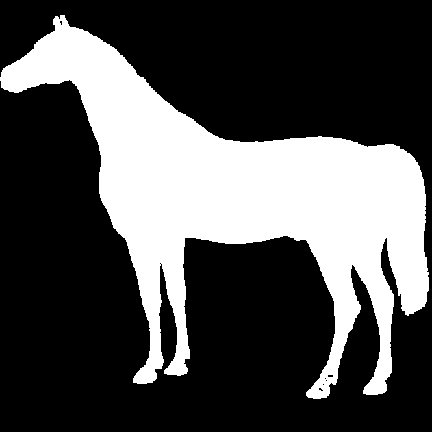
%> input picture demopic/horse-1.gif, 432 x 432 px
$ octave drawfigure.m   (GNU Octave 9; MATLAB toolbox functions it lacks are replaced by stand-ins)
%> lines starting %> are read from the running program, lines starting %| are printed output that depends on the picture; in (x1, y1, x2, y2) boxes, pixels count from 0 and x2, y2 are one past the last pixel; in counts of white or black regions, pixels touching at a corner belong together; the program's own positions count from 1
### MakeSimpleRF.m
function [rf,out] = MakeSimpleRF(rfsize, degrees, grid)
%> called with rfsize = 9, grid = [6 6]
  if ~exist('grid','var')
    grid = [1,length(degrees)];
  end
  [x,y] = meshgrid(1:rfsize);
  x = x - ceil(rfsize/2);
  y = y - ceil(rfsize/2);
  rf = zeros(rfsize,rfsize,length(degrees));
  for i = 1:length(degrees)
    a = degrees(i) * pi / 180;
    x1 = x * cos(a) - y * sin(a);
    y1 = x * sin(a) + y * cos(a);
    rf(:,:,i) = sin(y1*1.5*pi/rfsize) .* exp(-(x1.^2+y1.^2)/rfsize/rfsize*7);
  end
  out = ones(grid(1)*73-1,grid(2)*73-1,3);
  for x = 1:grid(2)
    for y = 1:grid(1)
      k = x + (y-1)*grid(2);
      red = imresize(rf(:,:,k),[72,72]);
      blue = red;
      green = red * 0;
      red(red<0) = 0;
      red = red / max(red(:));
      blue(blue > 0) = 0;
      blue = blue / min(blue(:));
      out((y-1)*73+(1:72),(x-1)*73+(1:72),:) = cat(3,red,green,blue);
    end
  end
end

### SimpleCell.m
function [mout,idx,ridge,lmap,lines,line] = SimpleCell(img, rf)
  %tic
  if size(img,3) == 3
    img = rgb2gray(img);
  end
  img = double(img(:,:,1)) / double(max(img(:)));
  out = zeros(size(img,1),size(img,2),size(rf,3));
  for i = 1:size(rf,3)
    out(:,:,i) = imfilter(img, rf(:,:,i));
  end
  out = abs(out);
  sout = sum(out, 3);
  sout(sout < 1) = 1;
  [mout,idx] = max(out, [], 3);
  mout = mout .^ 2 ./ sout;
  ridge = FindRidge(mout, 1);
  ridge = mout>mean(mout(:))*1.5 & ridge;
  [lmap,lines] = FindLine(ridge, (idx-1)*(180/size(rf,3)), 18, 3);
  linelen = zeros(1, length(lines));
  for i = 1:length(lines)
    linelen(i) = size(lines{i},1);
  end
  [ll,lineidx] = max(linelen);
  line = lines{lineidx};
  [temp,startp] = min(line(:,1).^2+line(:,2).^2);
  [temp,dirp] = max(line(:,2)-line(:,1));
  if mod(dirp-startp, ll) > ll/2
    startp = ll - startp + 1;
    line = flipud(line);
  end
  line = [line(startp:ll,:);line(1:startp-1,:)];
  %toc
end

### drawfigure.m
% [17 lines of commented-out code are left out]
[rf,out]=MakeSimpleRF(9,0:5:175,[6,6]);
a={'horse-1.gif','dog-12.gif';
  'brick-01.gif','brick-02.gif';
  'camel-10.gif','camel-11.gif';
  'bell-20.gif','bell-17.gif';
  'horseshoe-1.gif','horseshoe-6.gif',
  'pocket-1.gif','pocket-5.gif'};
step=[30,30,30,30,30,30];
for i = 1:size(a,1)
  %copyfile(['../mpeg7shape/',a{i,1}],['demopic/',a{i,1}]);
  %copyfile(['../mpeg7shape/',a{i,2}],['demopic/',a{i,2}]);
  img1=imread(['demopic/',a{i,1}]);
%> img1: size 432x432 uint8; values 0 (black) and 1 (white), 30.5% white; 1 white region, box (x1, y1, x2, y2) and area: (0, 15, 429, 399) 56921
  img2=imread(['demopic/',a{i,2}]);
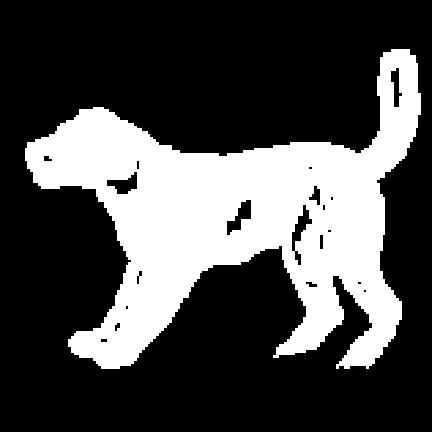
%> input picture demopic/dog-12.gif, 432 x 432 px
%> img2 is the input picture: size 432x432 uint8; 29.3% white; 1 white region, box (x1, y1, x2, y2) and area: (25, 49, 421, 369) 54711
  subplot('Position',[0,1/size(a,1)*(i-1),0.19,1/size(a,1)-0.01]);
  imshow(imresize(img1>0,[60,60]));
  subplot('Position',[0.2,1/size(a,1)*(i-1),0.19,1/size(a,1)-0.01]);
  imshow(imresize(img2>0,[60,60]));
  img1=padarray(img1,[20,20],0);
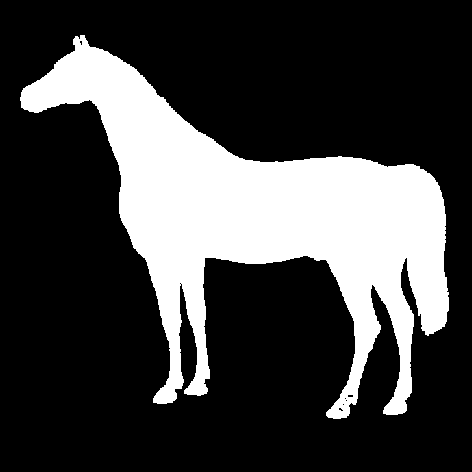
%> img1: size 472x472 uint8; values 0 (black) and 1 (white), 25.5% white; 1 white region, box (x1, y1, x2, y2) and area: (20, 35, 449, 419) 56921
  img2=padarray(img2,[20,20],0);
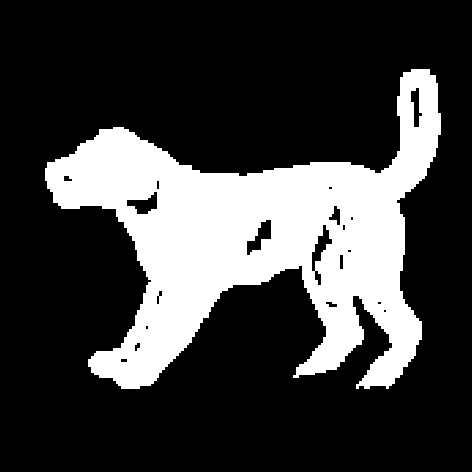
%> img2: size 472x472 uint8; 24.6% white; 1 white region, box (x1, y1, x2, y2) and area: (45, 69, 441, 389) 54711
  [~,~,~,~,~,line1]=SimpleCell(img1,rf);
%> in SimpleCell, `sout = sum(out, 3);`:
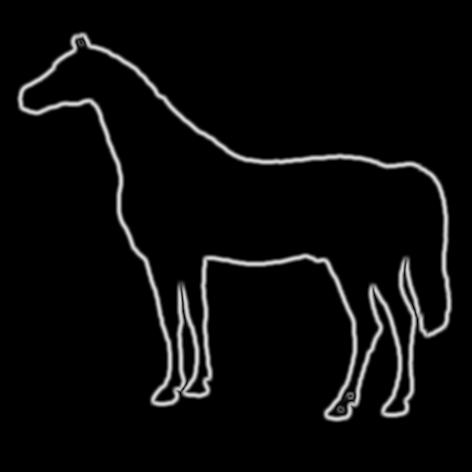
%> sout: size 472x472 double; min 0, max 214.5, mean 10.4
%> in SimpleCell, `[mout,idx] = max(out, [], 3);`:
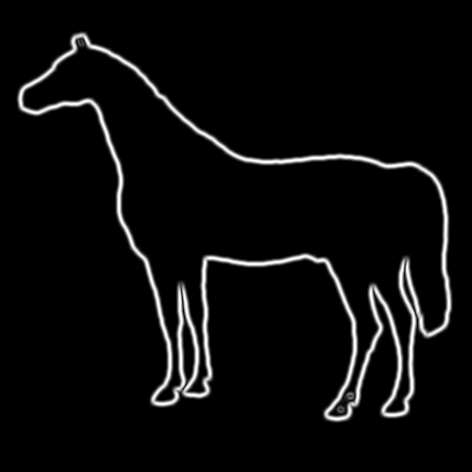
%> mout: size 472x472 double; min 0, max 10.12, mean 0.461; drawn with min black and max white
%> in SimpleCell, `[mout,idx] = max(out, [], 3);`:
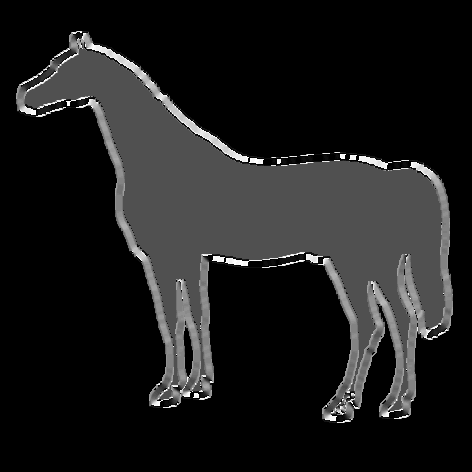
%> idx: size 472x472 double; min 1, max 36, mean 5; drawn with min black and max white
%> in SimpleCell, `mout = mout .^ 2 ./ sout;`:
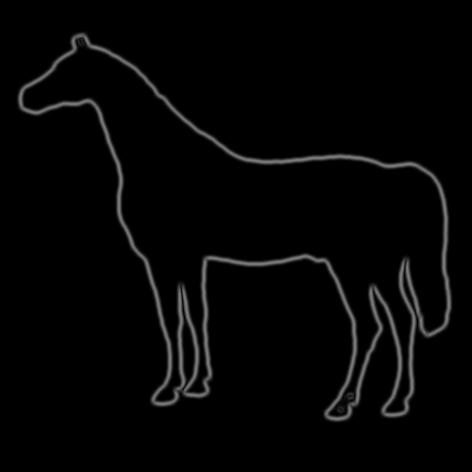
%> mout: size 472x472 double; min 0, max 0.479, mean 0.0206
%> the run ends on the next line
